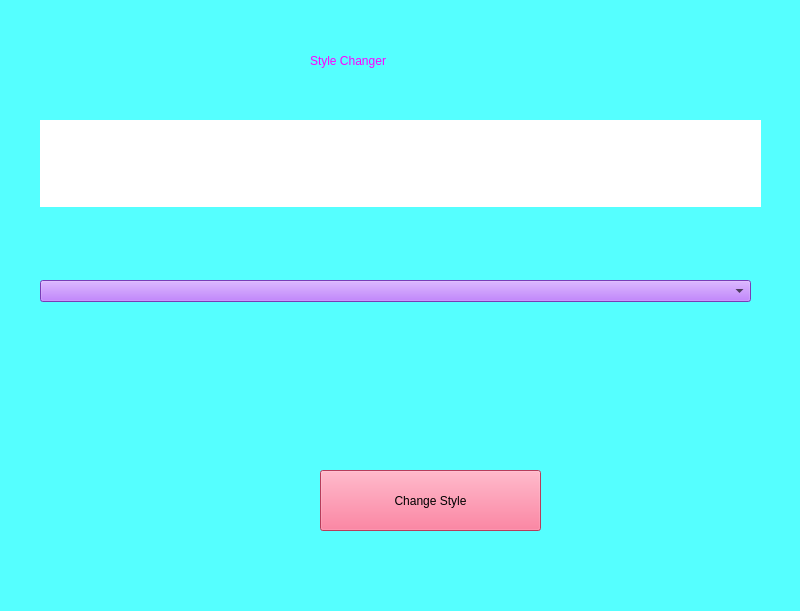
<?xml version="1.0" encoding="UTF-8"?>
<ui version="4.0">
 <class>MainWindow</class>
 <widget class="QMainWindow" name="MainWindow">
  <property name="geometry">
   <rect>
    <x>0</x>
    <y>0</y>
    <width>800</width>
    <height>611</height>
   </rect>
  </property>
  <property name="windowTitle">
   <string>MainWindow</string>
  </property>
  <property name="styleSheet">
   <string notr="true">background-color: rgb(85, 255, 255);</string>
  </property>
  <widget class="QWidget" name="centralwidget">
   <widget class="QTextEdit" name="textbox">
    <property name="geometry">
     <rect>
      <x>40</x>
      <y>120</y>
      <width>721</width>
      <height>87</height>
     </rect>
    </property>
    <property name="styleSheet">
     <string notr="true">background-color: rgb(255, 255, 255);
border-radius: 50%</string>
    </property>
   </widget>
   <widget class="QComboBox" name="recommender">
    <property name="geometry">
     <rect>
      <x>40</x>
      <y>280</y>
      <width>711</width>
      <height>22</height>
     </rect>
    </property>
    <property name="styleSheet">
     <string notr="true">background-color: rgb(170, 85, 255);</string>
    </property>
   </widget>
   <widget class="QLabel" name="label">
    <property name="geometry">
     <rect>
      <x>310</x>
      <y>40</y>
      <width>261</width>
      <height>41</height>
     </rect>
    </property>
    <property name="styleSheet">
     <string notr="true">font: 16pt &quot;MS Shell Dlg 2&quot;;
color: rgb(255, 0, 255);</string>
    </property>
    <property name="text">
     <string>Style Changer</string>
    </property>
   </widget>
   <widget class="QPushButton" name="button">
    <property name="geometry">
     <rect>
      <x>320</x>
      <y>470</y>
      <width>221</width>
      <height>61</height>
     </rect>
    </property>
    <property name="styleSheet">
     <string notr="true">background-color: rgb(255, 85, 127);
font: 10pt &quot;MS Shell Dlg 2&quot;;
border-color: rgb(255, 255, 255);</string>
    </property>
    <property name="text">
     <string>Change Style</string>
    </property>
   </widget>
  </widget>
  <widget class="QStatusBar" name="statusbar"/>
 </widget>
 <resources/>
 <connections/>
</ui>
